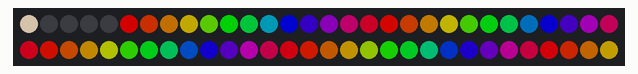
Simulated run of this sketch. Board: Arduino Uno, built with avr-gcc and run on an emulated ATmega328P. On the bench: 60 RGB LEDs in strip order, left to right, continuing on the next row. Dim RGB values are drawn brighter than linear.

Above: at 3.15 s.
At 11.36 s:
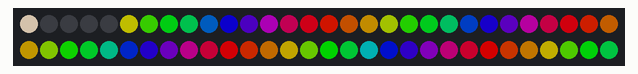
At 14.71 s:
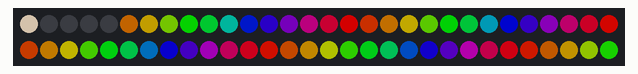
At 19.27 s:
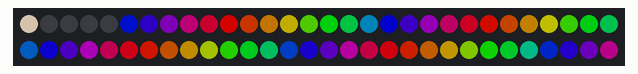
At 29.54 s:
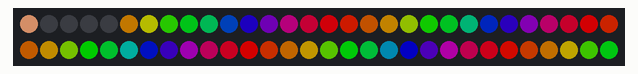
At 39.58 s:
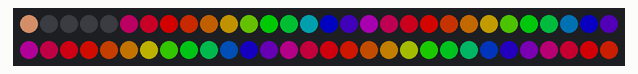

The sketch:

ColorTemperature.ino
```cpp
#include <FastLED.h>

#define LED_PIN     6

// Information about the LED strip itself
#define NUM_LEDS    60
#define CHIPSET     WS2811
#define COLOR_ORDER GRB
CRGB leds[NUM_LEDS];

#define BRIGHTNESS  128


// FastLED v2.1 provides two color-management controls:
//   (1) color correction settings for each LED strip, and
//   (2) master control of the overall output 'color temperature'
//
// THIS EXAMPLE demonstrates the second, "color temperature" control.
// It shows a simple rainbow animation first with one temperature profile,
// and a few seconds later, with a different temperature profile.
//
// The first pixel of the strip will show the color temperature.
//
// HELPFUL HINTS for "seeing" the effect in this demo:
// * Don't look directly at the LED pixels.  Shine the LEDs aganst
//   a white wall, table, or piece of paper, and look at the reflected light.
//
// * If you watch it for a bit, and then walk away, and then come back
//   to it, you'll probably be able to "see" whether it's currently using
//   the 'redder' or the 'bluer' temperature profile, even not counting
//   the lowest 'indicator' pixel.
//
//
// FastLED provides these pre-conigured incandescent color profiles:
//     Candle, Tungsten40W, Tungsten100W, Halogen, CarbonArc,
//     HighNoonSun, DirectSunlight, OvercastSky, ClearBlueSky,
// FastLED provides these pre-configured gaseous-light color profiles:
//     WarmFluorescent, StandardFluorescent, CoolWhiteFluorescent,
//     FullSpectrumFluorescent, GrowLightFluorescent, BlackLightFluorescent,
//     MercuryVapor, SodiumVapor, MetalHalide, HighPressureSodium,
// FastLED also provides an "Uncorrected temperature" profile
//    UncorrectedTemperature;

#define TEMPERATURE_1 WarmFluorescent
#define TEMPERATURE_2 SodiumVapor

// How many seconds to show each temperature before switching
#define DISPLAYTIME 20
// How many seconds to show black between switches
#define BLACKTIME   3

void loop()
{
  // draw a generic, no-name rainbow
  static uint8_t starthue = 0;
   fill_rainbow( leds + 5, NUM_LEDS - 5, --starthue, 20);
  //fill_gradient( leds + 5, NUM_LEDS - 5, --starthue, 20);

  // Choose which 'color temperature' profile to enable.
  uint8_t secs = (millis() / 1000) % (DISPLAYTIME * 2);
  if( secs < DISPLAYTIME) {
    FastLED.setTemperature( TEMPERATURE_1 ); // first temperature
    leds[0] = TEMPERATURE_1; // show indicator pixel
  } else {
    FastLED.setTemperature( TEMPERATURE_2 ); // second temperature
    leds[0] = TEMPERATURE_2; // show indicator pixel
  }

  // Black out the LEDs for a few secnds between color changes
  // to let the eyes and brains adjust
  if( (secs % DISPLAYTIME) < BLACKTIME) {
    memset8( leds, 0, NUM_LEDS * sizeof(CRGB));
  }

  FastLED.show();
  FastLED.delay(8);
}

void setup() {
  delay( 3000 ); // power-up safety delay
  // It's important to set the color correction for your LED strip here,
  // so that colors can be more accurately rendered through the 'temperature' profiles
  FastLED.addLeds<CHIPSET, LED_PIN, COLOR_ORDER>(leds, NUM_LEDS).setCorrection( TypicalSMD5050 );
  FastLED.setBrightness( BRIGHTNESS );
}
```
